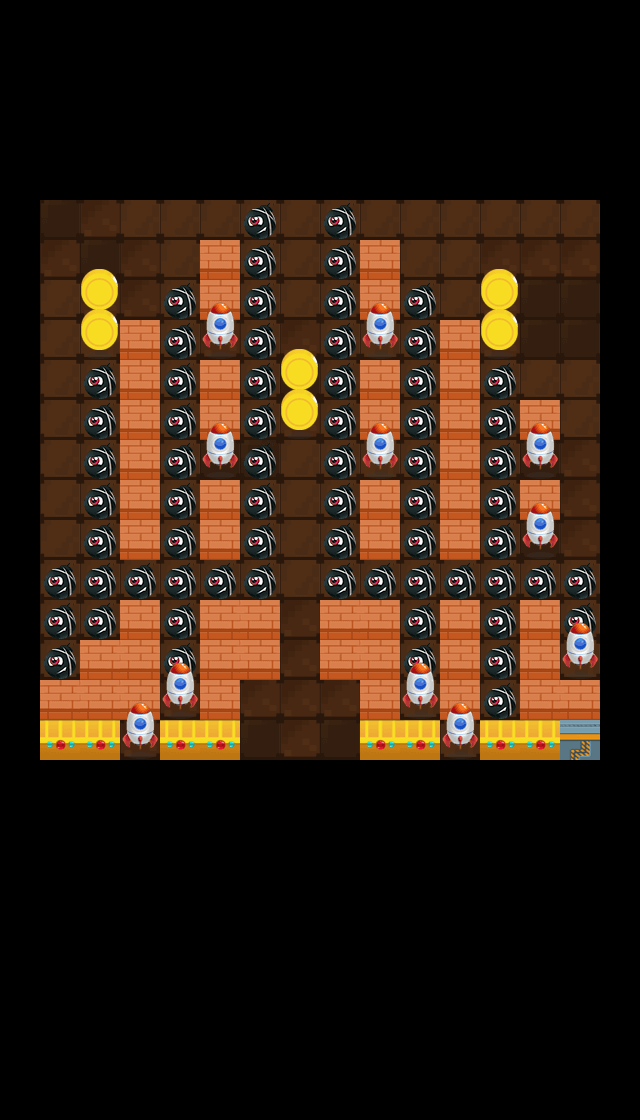

Below is a game level as drawn by its tile map, then a one-line description and the .tmx that defines it (tile-layer data replaced by summaries):
An orthogonal 16x28 tile map with 40x40 px tiles, 3 tile layers (layer1, layer2, layer3) and 1 object (startPos).

<map version="1.0" orientation="orthogonal" renderorder="right-down" width="16" height="28" tilewidth="40" tileheight="40">
 <tileset firstgid="1" name="element" tilewidth="40" tileheight="40">
  <image source="element.png" width="520" height="512" />
 </tileset>
 <layer name="layer1" width="16" height="28">
  <data>[448 cells, 196 non-empty, 3 distinct tile ids]</data>
 </layer>
 <layer name="layer2" width="16" height="28">
  <data>[448 cells, 201 non-empty, 7 distinct tile ids]</data>
 </layer>
 <layer name="layer3" width="16" height="28">
  <data>[448 cells, 17 non-empty, 2 distinct tile ids]</data>
 </layer>
 <objectgroup name="objLayer">
  <object name="startPos" x="301.333" y="222.667">
   <properties>
    <property name="dir" value="down" />
   </properties>
  </object>
 </objectgroup>
</map>
